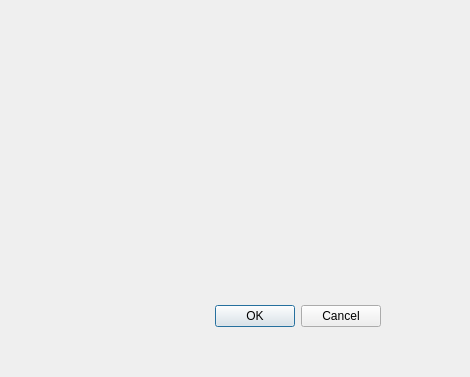
<?xml version="1.0" encoding="UTF-8"?>
<ui version="4.0">
 <class>Dialog</class>
 <widget class="QDialog" name="Dialog">
  <property name="geometry">
   <rect>
    <x>0</x>
    <y>0</y>
    <width>470</width>
    <height>377</height>
   </rect>
  </property>
  <property name="windowTitle">
   <string>Dialog</string>
  </property>
  <widget class="QDialogButtonBox" name="buttonBox">
   <property name="geometry">
    <rect>
     <x>40</x>
     <y>300</y>
     <width>341</width>
     <height>32</height>
    </rect>
   </property>
   <property name="orientation">
    <enum>Qt::Horizontal</enum>
   </property>
   <property name="standardButtons">
    <set>QDialogButtonBox::Cancel|QDialogButtonBox::Ok</set>
   </property>
  </widget>
 </widget>
 <resources/>
 <connections>
  <connection>
   <sender>buttonBox</sender>
   <signal>accepted()</signal>
   <receiver>Dialog</receiver>
   <slot>accept()</slot>
   <hints>
    <hint type="sourcelabel">
     <x>248</x>
     <y>254</y>
    </hint>
    <hint type="destinationlabel">
     <x>157</x>
     <y>274</y>
    </hint>
   </hints>
  </connection>
  <connection>
   <sender>buttonBox</sender>
   <signal>rejected()</signal>
   <receiver>Dialog</receiver>
   <slot>reject()</slot>
   <hints>
    <hint type="sourcelabel">
     <x>316</x>
     <y>260</y>
    </hint>
    <hint type="destinationlabel">
     <x>286</x>
     <y>274</y>
    </hint>
   </hints>
  </connection>
 </connections>
</ui>
